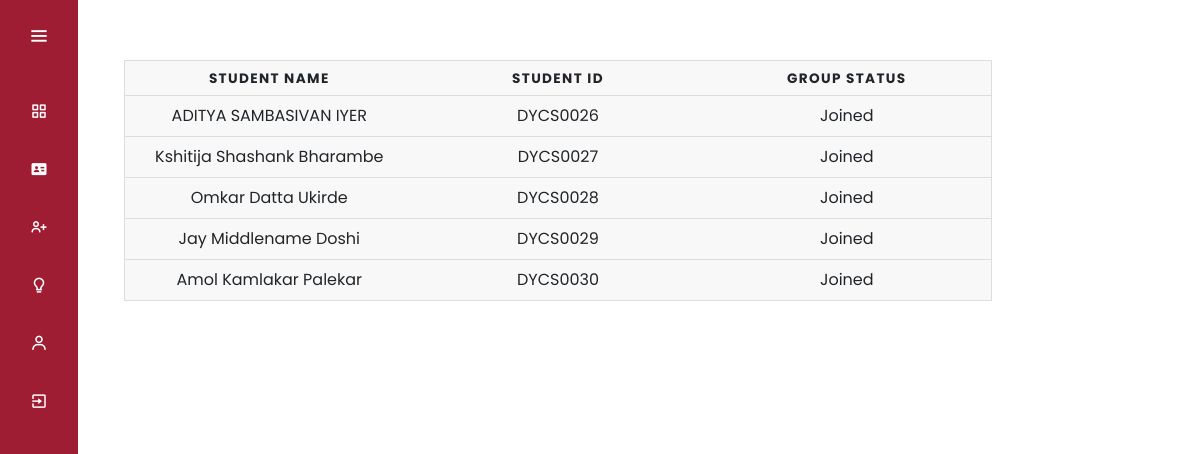
The page /stu_details.php (signed in) on the database as committed earlier.
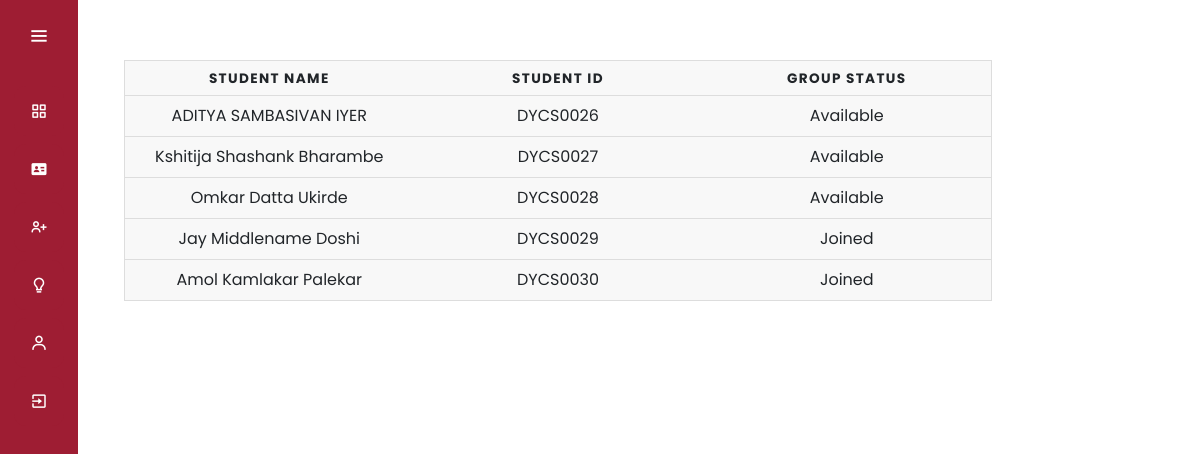
The same page on the database as committed later.
### tables this page shows
CREATE TABLE `student` (
  `sr_no` int(10) NOT NULL,
  `s_id` varchar(20) NOT NULL,
  `dept` varchar(10) NOT NULL,
  `roll_no` varchar(10) NOT NULL,
  `F_name` varchar(20) NOT NULL,
  `M_name` varchar(20) NOT NULL,
  `L_name` varchar(20) NOT NULL,
  `email` varchar(50) NOT NULL,
  `password` varchar(20) NOT NULL,
  `contact` bigint(10) NOT NULL,
  `year` varchar(10) NOT NULL,
  `division` varchar(10) NOT NULL,
  `batch` varchar(10) NOT NULL,
  `active` int(1) NOT NULL
);

### stu_details.php (the view, shortened to what this page needs)
<?php
include('index_back.php');
?>
<html>
<head>
     <link rel="stylesheet" href="css/stu_details.css">
   </head>
<body>
    <div class="container" >
    <table>
    <thead>
        <tr>
        <th scope="col">Student Name</th>
        <th scope="col">Student ID</th>
        <th scope="col">Group Status</th>
        </tr>
    </thead>
    <tbody>
        <?php
        $division =$_SESSION['division'];
        $dept = $_SESSION['dept'];
        $res = mysqli_query($Connect," SELECT * FROM `student` WHERE `division`='$division' and `dept` = '$dept' ");
        while ($row=mysqli_fetch_array($res)) {
            $F_name = $row['F_name'];
            $M_name = $row['M_name'];
            $L_name = $row['L_name'];
            $Full_name=" {$F_name} {$M_name} {$L_name} ";
            $s_id = $row['s_id'];
            $active = $row['active'];
            if($active == 1){
                $grp_status = 'Joined';
            }
            else{
                $grp_status = 'Available';
            }
        ?>
        <tr>
        <td data-label="Student Name"><?php echo $Full_name ?></td>
        <td data-label="Student ID"><?php echo $s_id ?></td>
        <td data-label="Group Status"><?php echo $grp_status ?></td>
        </tr>
      <?php
        }
        ?>
    </tbody>
    </table>
    </div>
</body>
</html>

### css/student.css (style rules this page uses)
* { margin: 0; padding: 0; box-sizing: border-box; font-family: "Poppins" , sans-serif; }
.sidebar { position: fixed; left: 0; top: 0; height: 100%; width: 78px; background: rgb(158,29,51); padding: 6px 14px; z-index: 99; transition: all 0.5s ease; }
.sidebar .logo-details { height: 60px; display: flex; align-items: center; position: relative; }
.sidebar .logo-details #btn { position: absolute; top: 50%; right: 0; transform: translateY(-50%); font-size: 22px; transition: all 0.4s ease; font-size: 23px; text-align: center; cursor: pointer; transition: all 0.5s ease; }
.sidebar i { color: #fff; height: 60px; min-width: 50px; font-size: 28px; text-align: center; line-height: 60px; }
.sidebar .nav-list { margin-top: 20px; height: 100%; }
.sidebar li { position: relative; margin: 8px 0; list-style: none; }
.sidebar li a { display: flex; height: 100%; width: 100%; border-radius: 12px; align-items: center; text-decoration: none; transition: all 0.4s ease; background: rgb(158,29,51); }
.sidebar li i { height: 50px; line-height: 50px; font-size: 18px; border-radius: 12px; }

### css/stu_details.css (style rules this page uses)
.container { padding-left: 3%; padding-right: 10%; padding-top: 5%; }
table { border: 1px solid #ccc; border-collapse: collapse; margin: 0; padding: 20px; width: 100%; table-layout: fixed; }
table tr { background-color: #f8f8f8; border: 1px solid #ddd; padding: .35em; }
table th, table td { padding: .625em; text-align: center; }
table th { font-size: .85em; letter-spacing: .1em; text-transform: uppercase; }
body { font-family: "Open Sans", sans-serif; line-height: 1.25; }

Rows that differ between the two databases and show on the page:
changed student "ADITYA SAMBASIVAN IYER": active "Joined" → "Available"
changed student "Kshitija Shashank Bharambe": active "Joined" → "Available"
changed student "Omkar Datta Ukirde": active "Joined" → "Available"
